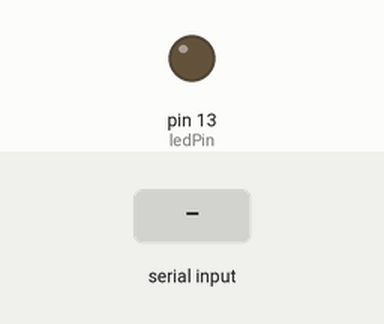
A sketch run on a simulated Arduino Uno, built with avr-gcc and run on an emulated ATmega328P. Parts: output pins drawn as LEDs (lit = HIGH). The inputs (shaded band) are chosen by the test bench.

Above: at 1.2 s.
1.3 s: "1\n" received over Serial
At 2.0 s:
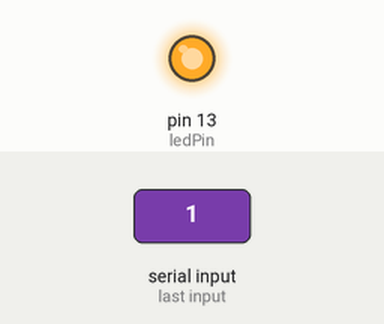
4.3 s: "0\n" received over Serial
At 6.7 s:
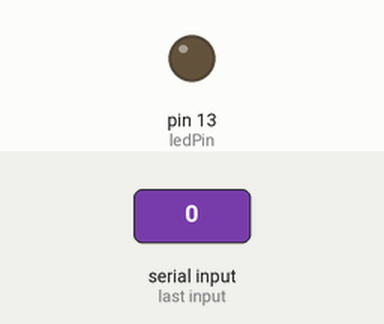
7.3 s: "2\n" received over Serial
At 7.8 s:
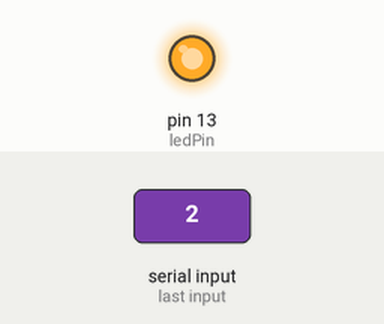
Timing chart, 0 to 10.5 s (numbered marks = the images above; inputs shaded):
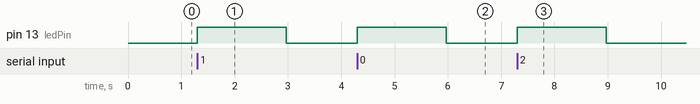

Measured:
- after the input at 1.3 s, pin 13 (ledPin): LOW → HIGH at once, → LOW 1.7 s later
- after the input at 4.3 s, pin 13 (ledPin): LOW → HIGH at once, → LOW 1.7 s later
- after the input at 7.3 s, pin 13 (ledPin): LOW → HIGH at once, → LOW 1.7 s later

The sketch:

sketch_oct21a.ino
```cpp
const int ledPin = 13; // Use built-in LED (usually on pin 13 for most Arduino boards)
String inputString = ""; // String to hold incoming data

void setup() {
  pinMode(ledPin, OUTPUT); // Set LED pin as an output
  digitalWrite(ledPin, LOW); // Turn the LED off initially
  Serial.begin(9600); // Start serial communication at 9600 baud rate
  inputString.reserve(10); // Reserve memory for the input string
}

void loop() {
  // Check if data is available on the serial port
  if (Serial.available() > 0) {
    char inChar = (char)Serial.read(); // Read the incoming byte

    // If the incoming byte is a newline, process the full string
    if (inChar == '\n') {
      processCommand(inputString); // Process the command
      inputString = ""; // Clear the string for the next input
    } else {
      inputString += inChar; // Add the byte to the string
    }
  }
}

void processCommand(String command) {
  // Check if the command is to turn the LED on or off
   digitalWrite(ledPin, HIGH); // Turn the LED on
   delay(5000/3);
   digitalWrite(ledPin, LOW); // Turn the LED off

}
```
